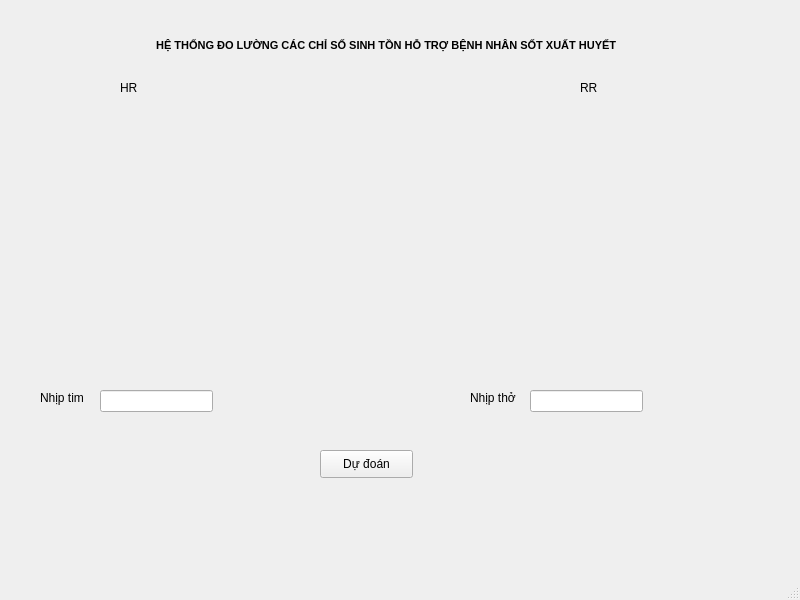
<?xml version="1.0" encoding="UTF-8"?>
<ui version="4.0">
 <class>MainWindow</class>
 <widget class="QMainWindow" name="MainWindow">
  <property name="geometry">
   <rect>
    <x>0</x>
    <y>0</y>
    <width>800</width>
    <height>600</height>
   </rect>
  </property>
  <property name="windowTitle">
   <string>MainWindow</string>
  </property>
  <widget class="QWidget" name="centralwidget">
   <widget class="QLabel" name="label">
    <property name="geometry">
     <rect>
      <x>150</x>
      <y>20</y>
      <width>521</width>
      <height>51</height>
     </rect>
    </property>
    <property name="font">
     <font>
      <pointsize>8</pointsize>
      <weight>75</weight>
      <bold>true</bold>
     </font>
    </property>
    <property name="text">
     <string>  HỆ THỐNG ĐO LƯỜNG CÁC CHỈ SỐ SINH TỒN HỖ TRỢ BỆNH NHÂN SỐT XUẤT HUYẾT</string>
    </property>
   </widget>
   <widget class="QLabel" name="label_2">
    <property name="geometry">
     <rect>
      <x>10</x>
      <y>160</y>
      <width>311</width>
      <height>171</height>
     </rect>
    </property>
    <property name="text">
     <string/>
    </property>
   </widget>
   <widget class="QLabel" name="label_3">
    <property name="geometry">
     <rect>
      <x>470</x>
      <y>160</y>
      <width>311</width>
      <height>171</height>
     </rect>
    </property>
    <property name="text">
     <string/>
    </property>
   </widget>
   <widget class="QLabel" name="label_4">
    <property name="geometry">
     <rect>
      <x>120</x>
      <y>80</y>
      <width>55</width>
      <height>16</height>
     </rect>
    </property>
    <property name="text">
     <string>HR</string>
    </property>
   </widget>
   <widget class="QLabel" name="label_5">
    <property name="geometry">
     <rect>
      <x>580</x>
      <y>80</y>
      <width>55</width>
      <height>16</height>
     </rect>
    </property>
    <property name="text">
     <string>RR</string>
    </property>
   </widget>
   <widget class="QLabel" name="label_6">
    <property name="geometry">
     <rect>
      <x>40</x>
      <y>390</y>
      <width>55</width>
      <height>16</height>
     </rect>
    </property>
    <property name="text">
     <string>Nhịp tim</string>
    </property>
   </widget>
   <widget class="QLineEdit" name="lineEdit">
    <property name="geometry">
     <rect>
      <x>100</x>
      <y>390</y>
      <width>113</width>
      <height>22</height>
     </rect>
    </property>
   </widget>
   <widget class="QLabel" name="label_7">
    <property name="geometry">
     <rect>
      <x>470</x>
      <y>390</y>
      <width>55</width>
      <height>16</height>
     </rect>
    </property>
    <property name="text">
     <string>Nhịp thở</string>
    </property>
   </widget>
   <widget class="QLineEdit" name="lineEdit_2">
    <property name="geometry">
     <rect>
      <x>530</x>
      <y>390</y>
      <width>113</width>
      <height>22</height>
     </rect>
    </property>
   </widget>
   <widget class="QPushButton" name="pushButton">
    <property name="geometry">
     <rect>
      <x>320</x>
      <y>450</y>
      <width>93</width>
      <height>28</height>
     </rect>
    </property>
    <property name="text">
     <string>Dự đoán</string>
    </property>
   </widget>
  </widget>
  <widget class="QMenuBar" name="menubar">
   <property name="geometry">
    <rect>
     <x>0</x>
     <y>0</y>
     <width>800</width>
     <height>26</height>
    </rect>
   </property>
  </widget>
  <widget class="QStatusBar" name="statusbar"/>
 </widget>
 <resources/>
 <connections/>
</ui>
